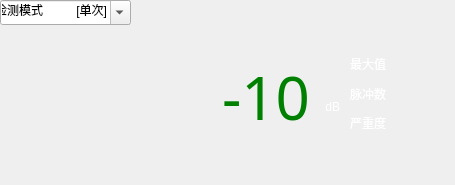
<?xml version="1.0" encoding="UTF-8"?>
<ui version="4.0">
 <class>Amplitude1</class>
 <widget class="QWidget" name="Amplitude1">
  <property name="geometry">
   <rect>
    <x>0</x>
    <y>0</y>
    <width>455</width>
    <height>185</height>
   </rect>
  </property>
  <property name="sizePolicy">
   <sizepolicy hsizetype="Fixed" vsizetype="Fixed">
    <horstretch>0</horstretch>
    <verstretch>0</verstretch>
   </sizepolicy>
  </property>
  <property name="windowTitle">
   <string>Form</string>
  </property>
  <property name="styleSheet">
   <string notr="true"/>
  </property>
  <widget class="QComboBox" name="comboBox">
   <property name="geometry">
    <rect>
     <x>0</x>
     <y>0</y>
     <width>131</width>
     <height>25</height>
    </rect>
   </property>
   <property name="styleSheet">
    <string notr="true"/>
   </property>
   <property name="editable">
    <bool>true</bool>
   </property>
   <property name="currentIndex">
    <number>0</number>
   </property>
   <item>
    <property name="text">
     <string>检测模式          [单次]</string>
    </property>
   </item>
   <item>
    <property name="text">
     <string>图形显示  [柱状图]</string>
    </property>
   </item>
   <item>
    <property name="text">
     <string>黄色报警阈值[20]dB</string>
    </property>
   </item>
   <item>
    <property name="text">
     <string>红色报警阈值[40]dB</string>
    </property>
   </item>
   <item>
    <property name="text">
     <string>最大值重置</string>
    </property>
   </item>
   <item>
    <property name="text">
     <string>PRPD图重置</string>
    </property>
   </item>
  </widget>
  <widget class="QWidget" name="layoutWidget">
   <property name="geometry">
    <rect>
     <x>220</x>
     <y>60</y>
     <width>120</width>
     <height>72</height>
    </rect>
   </property>
   <layout class="QHBoxLayout" name="horizontalLayout">
    <item>
     <widget class="QLabel" name="label_val">
      <property name="minimumSize">
       <size>
        <width>90</width>
        <height>0</height>
       </size>
      </property>
      <property name="styleSheet">
       <string notr="true">QLabel {font-family:WenQuanYi Micro Hei;font-size:60px;color:green}</string>
      </property>
      <property name="text">
       <string>-10</string>
      </property>
      <property name="alignment">
       <set>Qt::AlignRight|Qt::AlignTrailing|Qt::AlignVCenter</set>
      </property>
     </widget>
    </item>
    <item>
     <layout class="QVBoxLayout" name="verticalLayout">
      <item>
       <spacer name="verticalSpacer">
        <property name="orientation">
         <enum>Qt::Vertical</enum>
        </property>
        <property name="sizeHint" stdset="0">
         <size>
          <width>20</width>
          <height>40</height>
         </size>
        </property>
       </spacer>
      </item>
      <item>
       <widget class="QLabel" name="label_8">
        <property name="styleSheet">
         <string notr="true">QLabel {color:white;}</string>
        </property>
        <property name="text">
         <string>dB</string>
        </property>
        <property name="alignment">
         <set>Qt::AlignBottom|Qt::AlignRight|Qt::AlignTrailing</set>
        </property>
       </widget>
      </item>
      <item>
       <spacer name="verticalSpacer_2">
        <property name="orientation">
         <enum>Qt::Vertical</enum>
        </property>
        <property name="sizeHint" stdset="0">
         <size>
          <width>20</width>
          <height>5</height>
         </size>
        </property>
       </spacer>
      </item>
     </layout>
    </item>
   </layout>
  </widget>
  <widget class="QWidget" name="widget" native="true">
   <property name="geometry">
    <rect>
     <x>10</x>
     <y>30</y>
     <width>211</width>
     <height>151</height>
    </rect>
   </property>
  </widget>
  <widget class="QWidget" name="layoutWidget">
   <property name="geometry">
    <rect>
     <x>350</x>
     <y>52</y>
     <width>102</width>
     <height>83</height>
    </rect>
   </property>
   <layout class="QVBoxLayout" name="verticalLayout_2">
    <item>
     <widget class="QLabel" name="label_max">
      <property name="minimumSize">
       <size>
        <width>100</width>
        <height>0</height>
       </size>
      </property>
      <property name="styleSheet">
       <string notr="true">QLabel {color:white;}</string>
      </property>
      <property name="text">
       <string>最大值</string>
      </property>
     </widget>
    </item>
    <item>
     <widget class="QLabel" name="label_pluse">
      <property name="styleSheet">
       <string notr="true">QLabel {color:white;}</string>
      </property>
      <property name="text">
       <string>脉冲数</string>
      </property>
     </widget>
    </item>
    <item>
     <widget class="QLabel" name="label_degree">
      <property name="styleSheet">
       <string notr="true">QLabel {color:white;}</string>
      </property>
      <property name="text">
       <string>严重度</string>
      </property>
     </widget>
    </item>
   </layout>
  </widget>
 </widget>
 <resources/>
 <connections/>
</ui>
